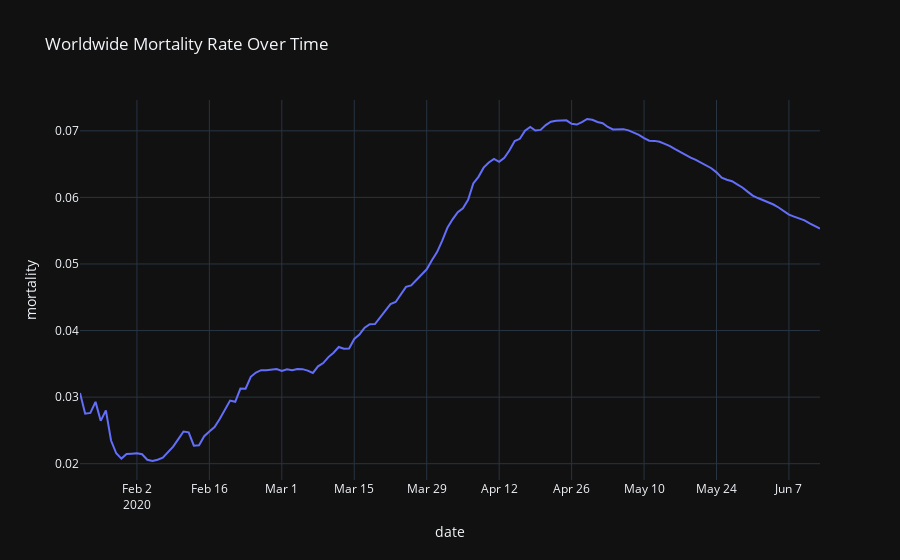

Notebook source saved alongside this figure:
### Markdown cell above
### 全球死亡率 (折線圖)

- 可以明顯看到，死亡率在 2020/5 開始下降

### Code cell
ww_df['mortality'] = ww_df['fatalities'] / ww_df['confirmed']

fig = px.line(ww_df, x="date", y="mortality", 
              title="Worldwide Mortality Rate Over Time")
fig.show()

### Figure 1 — Plotly figure (JSON) as saved in the notebook; plotly's stock layout.template omitted (floating-point values rounded to 4 significant figures; data arrays with more than 128 entries replaced by an {"elided": "..."} marker saying what was removed)
{"data": [{"hovertemplate": "date=%{x}<br>mortality=%{y}<extra></extra>", "legendgroup": "", "line": {"color": "#636efa", "dash": "solid"}, "mode": "lines", "name": "", "orientation": "v", "showlegend": false, "type": "scatter", "x": {"elided": "144 str values"}, "xaxis": "x", "y": {"elided": "144 float values"}, "yaxis": "y"}], "layout": {"legend": {"tracegroupgap": 0}, "title": {"text": "Worldwide Mortality Rate Over Time"}, "xaxis": {"anchor": "y", "domain": [0, 1], "title": {"text": "date"}}, "yaxis": {"anchor": "x", "domain": [0, 1], "title": {"text": "mortality"}}}}
